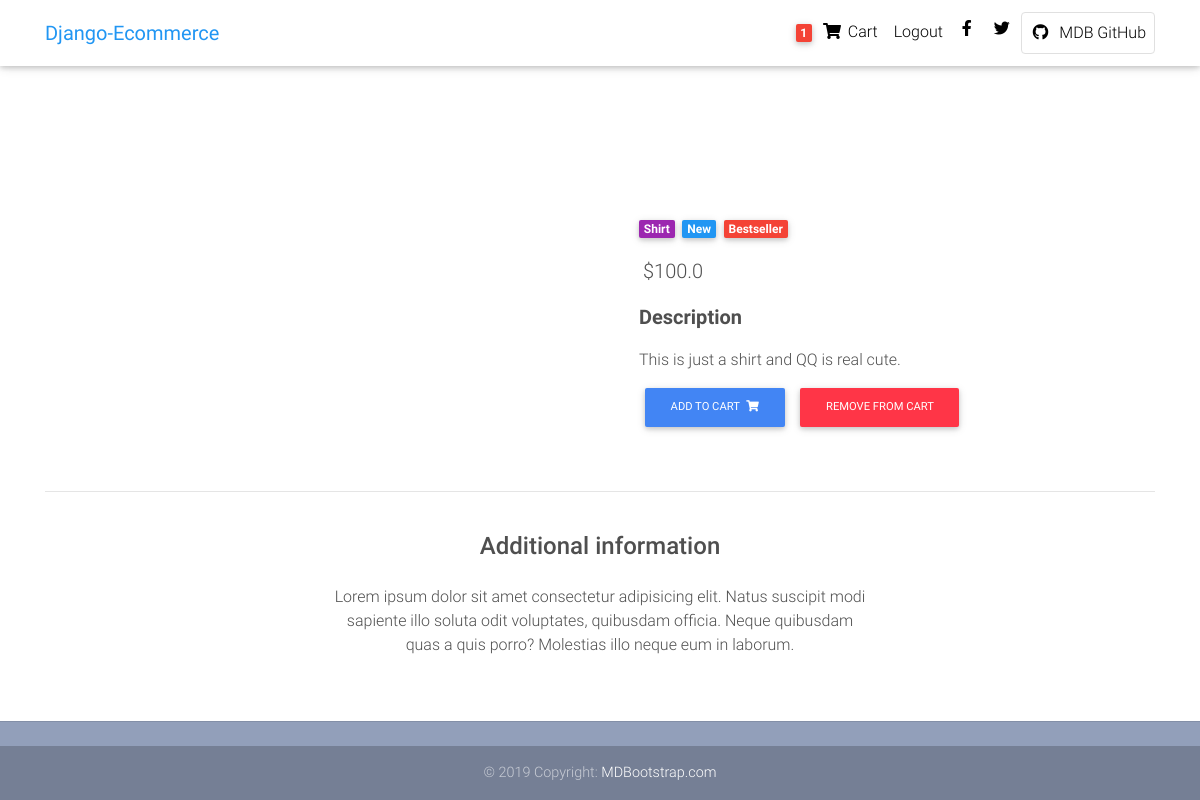
The page /product/test-product-1/ (signed in) on the database its author committed.
### core/models.py (models this page shows, shortened)
class Order(models.Model):
    user = models.ForeignKey(settings.AUTH_USER_MODEL,
                             on_delete=models.CASCADE)
    ref_code = models.CharField(max_length=20)
    items = models.ManyToManyField(OrderItem)
    start_date = models.DateTimeField(auto_now_add=True)
    ordered = models.BooleanField(default=False)
    billing_address = models.ForeignKey(
        'Address', related_name='billing_address', on_delete=models.SET_NULL, blank=True, null=True)
    shipping_address = models.ForeignKey(
        'Address', related_name='shipping_address', on_delete=models.SET_NULL, blank=True, null=True)
    payment = models.ForeignKey(
        'Payment', on_delete=models.SET_NULL, blank=True, null=True)
    coupon = models.ForeignKey('Coupon', on_delete=models.SET_NULL, blank=True, null=True)
    being_delivered = models.BooleanField(default=False)
    received = models.BooleanField(default=False)
    refund_requested = models.BooleanField(default=False)
    refund_granted = models.BooleanField(default=False)
    '''
    1. Item added to cart
    2. Adding a billing address
    (Failed checkout)
    3. Payment
    (Preprocessing, processing, packaging etc.)
    4. Being delivered
    5. Received
    6. Refunds
    '''

class Item(models.Model):
    title = models.CharField(max_length=100)
    price = models.FloatField()
    discount_price = models.FloatField(blank=True, null=True)
    category = models.CharField(choices=CATEGORY_CHOICES, max_length=2)
    label = models.CharField(choices=LABEL_CHOICES, max_length=2)
    slug = models.SlugField()
    description = models.TextField()
    image = models.ImageField()
    def get_add_to_cart_url(self):
        return reverse("core:add-to-cart", kwargs={
            'slug': self.slug
        })
    def get_remove_from_cart_url(self):
        return reverse("core:remove-from-cart", kwargs={
            'slug': self.slug
        })

### core/views.py (the view)
# urls.py: path('product/<slug>/', ItemDetailView.as_view(), name='product'),
class ItemDetailView(DetailView):
    model = Item
    template_name = "core/product.html"

### core/templatetags/cart_template_tags.py (called while the page is built)
@register.filter
def cart_item_count(user):
    if user.is_authenticated:
        qs = Order.objects.filter(user=user, ordered=False)
        if qs.exists():
            return qs[0].items.count()
    return 0

### core/templates/core/product.html (shortened to what this page needs)
{% extends 'core/base.html' %}
{% block content %}
  <main class="mt-5 pt-4">
    <div class="container dark-grey-text mt-5">
      <div class="row wow fadeIn">
        <div class="col-md-6 mb-4">
        </div>
        <div class="col-md-6 mb-4">
          <div class="p-4">
            <div class="mb-3">
              <a href="">
                <span class="badge purple mr-1">{{ object.get_category_display }}</span>
              </a>
              <a href="">
                <span class="badge blue mr-1">New</span>
              </a>
              <a href="">
                <span class="badge red mr-1">Bestseller</span>
              </a>
            </div>
            <p class="lead">
            {% if object.discount_price %}
            <span class="mr-1">
              <del>${{ object.price }}</del>
            </span>
            <span>${{ object.discount_price }}</span>
            {% else %}
            <span>${{object.price}}</span>
            {% endif %}
            </p>
            <p class="lead font-weight-bold">Description</p>
            <p>{{ object.description }}</p>
            <a href="{{ object.get_add_to_cart_url }}" class="btn btn-primary btn-md my-0 p">
              Add to cart
              <i class="fas fa-shopping-cart ml-1"></i>
            </a>
            <a href="{{ object.get_remove_from_cart_url }}" class="btn btn-danger  btn-md my-0 p">
              Remove from Cart
            </a>
          </div>
        </div>
      </div>
      <hr>
      <div class="row d-flex justify-content-center wow fadeIn">
        <div class="col-md-6 text-center">
          <h4 class="my-4 h4">Additional information</h4>
          <p>Lorem ipsum dolor sit amet consectetur adipisicing elit. Natus suscipit modi sapiente illo soluta odit
            voluptates,
            quibusdam officia. Neque quibusdam quas a quis porro? Molestias illo neque eum in laborum.</p>
        </div>
      </div>
      <div class="row wow fadeIn">
      </div>
    </div>
  </main>
{% endblock %}

### core/templates/core/navbar.html (shortened to what this page needs)
{% load cart_template_tags %}
<nav class="navbar fixed-top navbar-expand-lg navbar-light white scrolling-navbar">
  <div class="container">
    <a class="navbar-brand waves-effect" href="/">
      <strong class="blue-text">Django-Ecommerce</strong>
    </a>
    <div class="collapse navbar-collapse" id="navbarSupportedContent">
      <ul class="navbar-nav nav-flex-icons">
        {% if request.user.is_authenticated %}
        <li class="nav-item">
          <a href="{% url 'core:order-summary' %}"class="nav-link waves-effect">
            <span class="badge red z-depth-1 mr-1"> {{ request.user|cart_item_count }} </span>
            <i class="fas fa-shopping-cart"></i>
            <span class="clearfix d-none d-sm-inline-block"> Cart </span>
          </a>
        </li>
        <li class="nav-item">
          <a class="nav-link waves-effect" href="{% url 'account_logout' %}">
            <span class="clearfix d-none d-sm-inline-block"> Logout </span>
          </a>
        </li>
        {% endif %}
        <li class="nav-item">
          <a href="https://www.facebook.com/mdbootstrap" class="nav-link waves-effect" target="_blank">
            <i class="fab fa-facebook-f"></i>
          </a>
        </li>
        <li class="nav-item">
          <a href="https://twitter.com/MDBootstrap" class="nav-link waves-effect" target="_blank">
            <i class="fab fa-twitter"></i>
          </a>
        </li>
        <li class="nav-item">
          <a href="https://github.com/mdbootstrap/bootstrap-material-design" class="nav-link border border-light rounded waves-effect"
            target="_blank">
            <i class="fab fa-github mr-2"></i>MDB GitHub
          </a>
        </li>
      </ul>
    </div>
  </div>
</nav>

### core/templates/core/base.html (style rules this page uses)
html, body, header, .carousel { height: 60vh; }

### rows shown on the page
Item: category "Shirt", price "100.0", description "This is just a shirt and QQ is real cute."

### other values the page prints
{{ request.user|cart_item_count }} "1"
